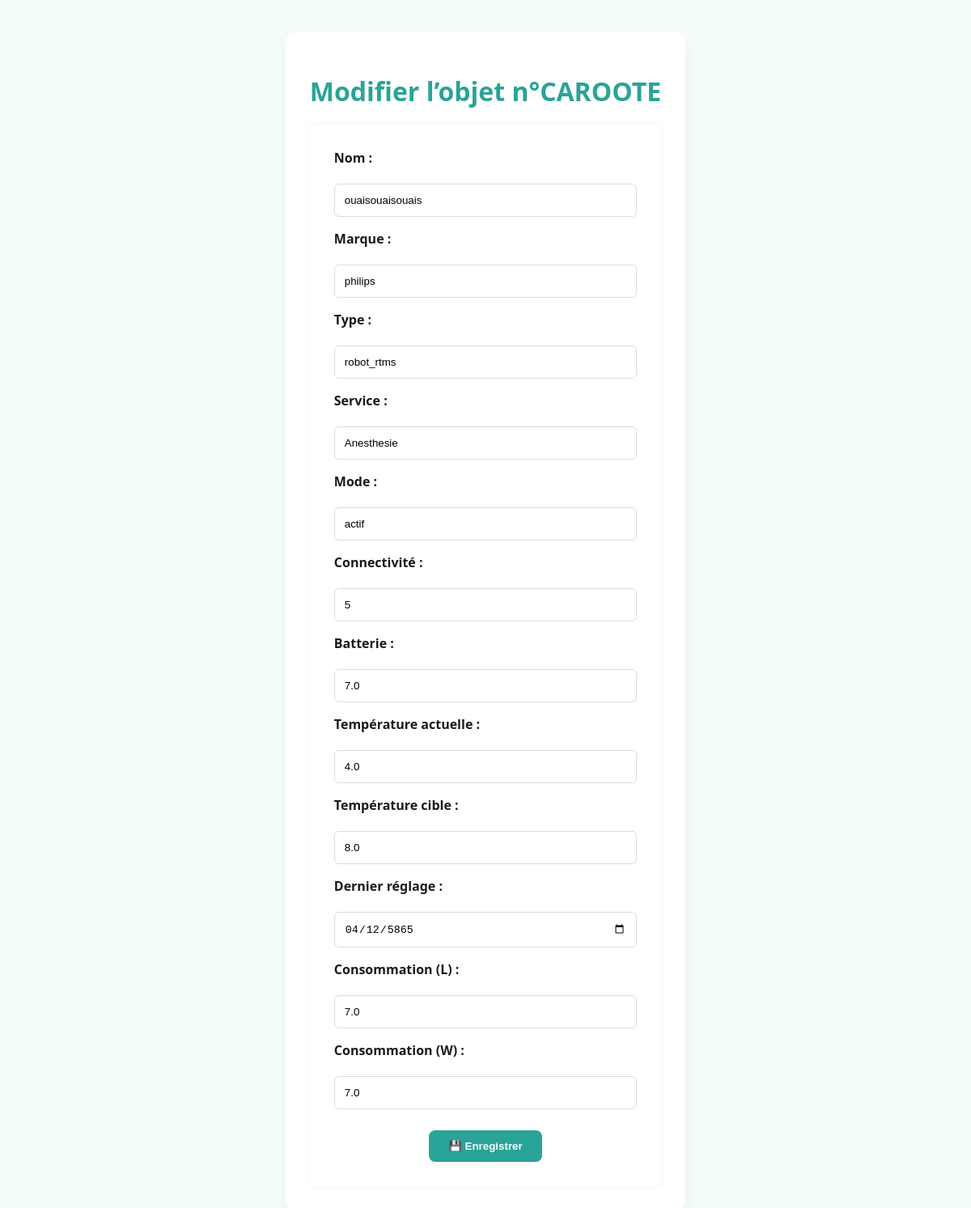
Screenshot of /modifier_objet/CAROOTE (signed in) with the database file from the repository.
### tables this page shows
CREATE TABLE Objet (
    ID INT PRIMARY KEY,
    TempActuelle REAL,
    tempcible REAL,
    mode VARCHAR(30),
    connectivite VARCHAR(30),
    batterie REAL,
    service VARCHAR(30),
    marque VARCHAR(50),
    nom VARCHAR(255),
    type VARCHAR(30),
    dernierReglage DATE,
    ConsommationL REAL,
    ConsommationW REAL
);

### app.py (the view)
@app.route('/modifier_objet/<string:id>', methods=['GET', 'POST'])
def modifier_objet(id):
    if 'username' not in session:
        return redirect(url_for('connexion'))
    pseudonyme = session['username']
    user_type = get_user_type(pseudonyme)
    if not user_type or int(user_type[0]) < 2:
        flash("Accès réservé aux administrateurs.")
        return redirect(url_for('gestion_ressources'))
    conn = sql.connect("donnees.db")
    cur = conn.cursor()
    cur.execute("SELECT * FROM Objet WHERE ID = ?", (id,))
    objet = cur.fetchone()
    if not objet:
        conn.close()
        flash("Objet non trouvé.")
        return redirect(url_for('gestion_ressources'))
    if request.method == 'POST':
        data = request.form
        champs_requis = ['TempActuelle', 'tempcible', 'mode', 'connectivite', 'batterie',
                        'service', 'marque', 'nom', 'type', 'dernierReglage']
        champs_vides = [champ for champ in champs_requis if not data.get(champ)]
        if champs_vides:
            flash(f"Les champs suivants sont obligatoires : {', '.join(champs_vides)}")
            conn.close()
            return render_template('modifier_objet.html', objet=data)
        try:
            cur.execute("""
                UPDATE Objet
                SET TempActuelle=?, tempcible=?, mode=?, connectivite=?, batterie=?,
                    service=?, marque=?, nom=?, type=?, dernierReglage=?,
                    ConsommationL=?, ConsommationW=?
                WHERE ID=?
            """, (
                data['TempActuelle'], data['tempcible'], data['mode'], data['connectivite'],
                data['batterie'], data['service'], data['marque'], data['nom'], data['type'],
                data['dernierReglage'], data.get('ConsommationL', 0), data.get('ConsommationW', 0), id
            ))
            conn.commit()
            update_user_points(pseudonyme, 0.25, 0)
            increment_user_actions(pseudonyme)
            flash("Objet modifié avec succès.")
            return redirect(url_for('gestion_ressources'))
        except Exception as e:
            conn.rollback()
            flash(f"Erreur lors de la modification : {e}")
        finally:
            conn.close()
    else:
        conn.close()
        return render_template('modifier_objet.html', objet=objet)

### app.py (called while the page is built)
@app.context_processor
def inject_user_type():
    def get_user_type_safe(pseudo):
        result = get_user_type(pseudo)
        return int(result[0]) if result else 0
    return dict(get_user_type=get_user_type_safe)

### models.py (called while the page is built)
def get_user_type(pseudonyme):
    con = sql.connect("donnees.db")
    cur = con.cursor()
    cur.execute("SELECT type FROM Informations WHERE pseudonyme = ? OR email = ?", (pseudonyme, pseudonyme))
    result = cur.fetchone()
    con.close()
    return result

### templates/modifier_objet.html (shortened to what this page needs)
<!DOCTYPE html>
<html lang="fr" data-theme="light">
<head>
    <link rel="stylesheet" href="{{ url_for('static', filename='dist/css/styles.css') }}">
</head>
<body>
    <div class="container">
        <h1>Modifier l’objet n°{{ objet[0] }}</h1>
        <form method="POST">
            <label>Nom :</label>
            <input type="text" name="nom" value="{{ objet[8] }}" required>
            <label>Marque :</label>
            <input type="text" name="marque" value="{{ objet[7] }}" required>
            <label>Type :</label>
            <input type="text" name="type" value="{{ objet[9] }}" required>
            <label>Service :</label>
            <input type="text" name="service" value="{{ objet[6] }}" required>
            <label>Mode :</label>
            <input type="text" name="mode" value="{{ objet[3] }}" required>
            <label>Connectivité :</label>
            <input type="text" name="connectivite" value="{{ objet[4] }}" required>
            <label>Batterie :</label>
            <input type="number" step="0.1" name="batterie" value="{{ objet[5] }}" required>
            <label>Température actuelle :</label>
            <input type="number" step="0.1" name="TempActuelle" value="{{ objet[1] }}" required>
            <label>Température cible :</label>
            <input type="number" step="0.1" name="tempcible" value="{{ objet[2] }}" required>
            <label>Dernier réglage :</label>
            <input type="date" name="dernierReglage" value="{{ objet[10] }}" required>
            <label>Consommation (L) :</label>
            <input type="number" step="0.1" name="ConsommationL" value="{{ objet[11] }}">
            <label>Consommation (W) :</label>
            <input type="number" step="0.1" name="ConsommationW" value="{{ objet[12] }}">
            <button type="submit">💾 Enregistrer</button>
        </form>
    </div>
</body>
</html>

### rows the page displays
Objet: ID "CAROOTE", nom "ouaisouaisouais", marque "philips", type "robot_rtms", service "Anesthesie", mode "actif", connectivite "5", batterie "7.0", TempActuelle "4.0", tempcible "8.0", dernierReglage "04/12/5865", ConsommationL "7.0", ConsommationW "7.0"
